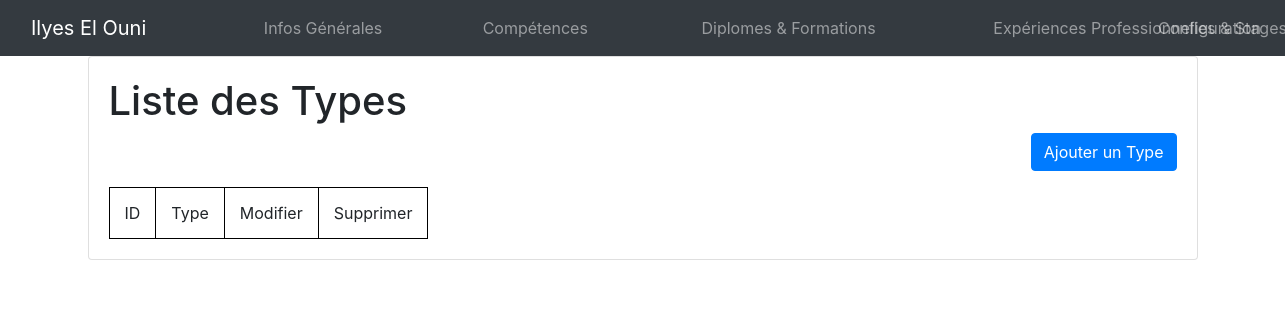
/configuration/typesFormations/, run on an earlier commit of the app's database.
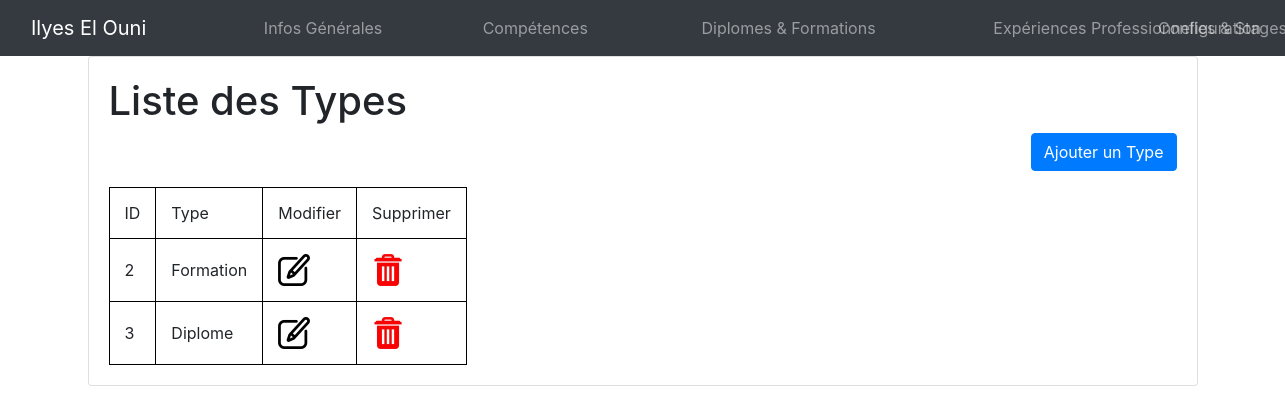
And on a later commit of the database.
### configuration/models.py (models this page shows, shortened)
class Types(models.Model):
    nom = models.CharField(max_length=100)

### configuration/views.py (the view)
# urls.py: path('typesFormations/', views.list_typesFormations, name='typesFormationsCRUD'),
def list_typesFormations(request):
   listeTypesDiplomesFormations = Types.objects.all().values()
   context = {
   'listeTypesDiplomesFormations': listeTypesDiplomesFormations,
   }
   return render(request, 'typesCRUD.html', {'data':context})

### configuration/templates/typesCRUD.html
<html>
<head>
    {% load static %}
    <link rel="stylesheet" href="{% static '../static/css/style.css' %}">
    <link rel="stylesheet" href="{% static '../static/css/bootstrap.min.css' %}">
</head>
<body>
    {% include "navbar.html" %}
    <div class="container">
        <div class="card mb-6">
            <div class="card-body">
                <h1>Liste des Types</h1>
                <p align="right">
                        <a href="addType/" class="btn btn-primary">Ajouter un Type</a>
                </p>
                <table border="1">
                    <thead>
                        <tr>
                            <td>ID</td>
                            <td>Type</td>
                            <td>Modifier</td>
                            <td>Supprimer</td>
                        </tr>
                    </thead>
                    <tbody>
                        {% for a in data.listeTypesDiplomesFormations %}
                        <tr>
                            <td>{{ a.id }}</td>
                            <td>{{ a.nom }}</td>
                            <td>
                                <a href="update_Type/{{ a.id }}">
                                    <img height="32" width="32" src="{% static 'img/edit.png' %}">
                                </a>
                            </td>
                            <td>
                                <a href="del_Type/{{ a.id }}" onclick="return confirm('Are you sure you want to delete this?')">
                                    <img height="32" width="32" src="{% static 'img/delete.jfif' %}">
                                </a>
                            </td>
                        </tr>
                        {% endfor %}
                    </tbody>
                </table>
            </div>
        </div>
    </div>

What changed in the data, as far as the page shows it:
added Types: id "2", nom "Formation"
added Types: id "3", nom "Diplome"
